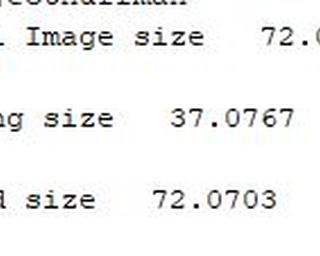
%> input picture 3.JPG (cropped and resized to the size of MATLAB's example picture), 320 x 256 px, given in place of football.jpg, which was not available
$ octave ProjectHuffman.m   (GNU Octave 9; MATLAB toolbox functions it lacks are replaced by stand-ins)
%> lines starting %> are read from the running program, lines starting %| are printed output that depends on the picture; in (x1, y1, x2, y2) boxes, pixels count from 0 and x2, y2 are one past the last pixel; in counts of white or black regions, pixels touching at a corner belong together; the program's own positions count from 1; pictures that were not available may be replaced by others from this repository, and a replacement may not be noted
%> further down, I is the input picture: size 256x320x3 uint8; mean R, G, B 243.6, 243.7, 243.4
### colorImageHistogramEqualization.m
function[RGB]=colorImageHistogramEqualization(I)
    HSV = rgb2hsv(I);
%> HSV: size 256x320x3 double; mean H, S, V 0.192, 0.0151, 0.959
    Heq = histeq(HSV(:,:,3));
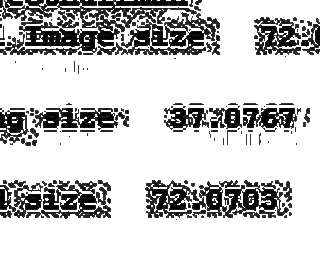
%> Heq: size 256x320 double; min 0, max 1, mean 0.789
    HSV_mod = HSV;
    HSV_mod(:,:,3) = Heq;
%> HSV_mod: size 256x320x3 double; mean H, S, V 0.192, 0.0151, 0.789

    RGB = hsv2rgb(HSV_mod);
end

### ProjectHuffman.m
I = imread('football.jpg');
hs=colorImageHistogramEqualization(I);
hs=uint8(hs);
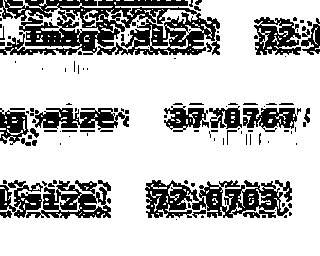
%> hs: size 256x320x3 uint8; values 0 (black) and 1 (white), 76.3% white; 121 black regions (84 under 20 px), largest, box (x1, y1, x2, y2) and area: (0, 0, 220, 55) 6923, (145, 180, 289, 218) 3115, (26, 180, 111, 219) 1631
con=I;
con=floor(con/5);
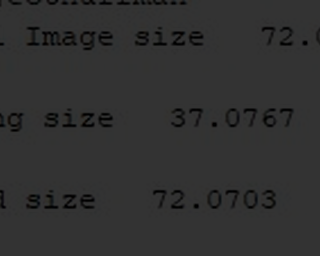
%> con: size 256x320x3 uint8; mean R, G, B 48.7, 48.8, 48.7
Vector=con(:);
uniqueVal=unique(Vector);
%> uniqueVal = 52 values from 0 to 51
freq=histc(Vector,uniqueVal);
%> freq = 52 values, max 187247 at index 52, min 183 at index 6, mean 4726.2
prob=freq/length(Vector);
%> prob = 52 values, max 0.762 at index 52, min 0.000745 at index 6, mean 0.0192
%> (the run ends here)

$ run again, on 4.JPG (cropped and resized to the size of MATLAB's example picture)
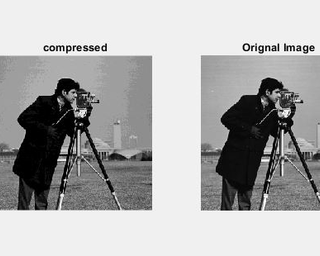
%> input picture 4.JPG (cropped and resized to the size of MATLAB's example picture), 320 x 256 px, given in place of football.jpg, which was not available
%> I is the input picture: size 256x320x3 uint8; min 0, max 255, mean 172.4
%> HSV: size 256x320x3 double; mean H, S, V 0, 0, 0.676
%> HSV_mod: size 256x320x3 double; mean H, S, V 0, 0, 0.585
%> `hs=uint8(hs);`:
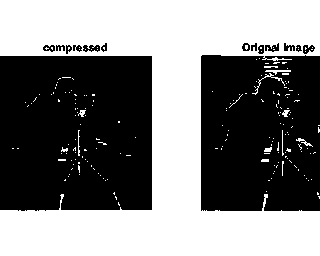
%> hs: size 256x320x3 uint8; values 0 (black) and 1 (white), 49.3% white; 195 white regions (183 under 20 px), largest, box (x1, y1, x2, y2) and area: (0, 0, 320, 256) 39497, (252, 73, 285, 95) 76, (265, 70, 291, 75) 58
%> `con=floor(con/5);`:
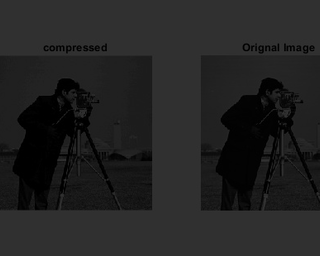
%> con: size 256x320x3 uint8; min 0, max 51, mean 34.5
%> uniqueVal = 52 values from 0 to 51
%> freq = 52 values, max 110433 at index 49, min 414 at index 43, mean 4726.2
%> prob = 52 values, max 0.449 at index 49, min 0.00168 at index 43, mean 0.0192
